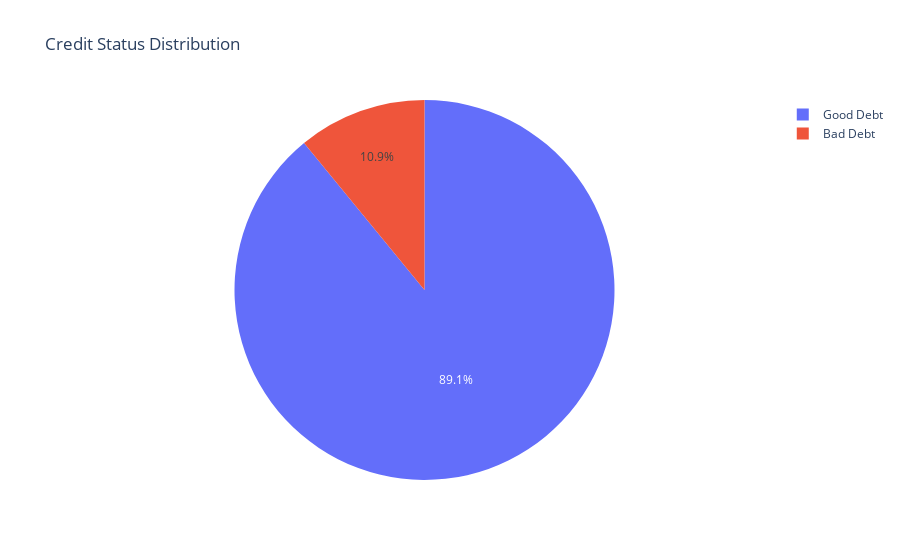

Here is the notebook cell this chart was saved with:
### Code cell
# Menambahkan keterangan pada data
data['credit_status_label'] = data['credit_status'].map({0: 'Good Debt', 1: 'Bad Debt'})

# Menghitung persentase masing-masing status kredit
credit_status_percent = data['credit_status_label'].value_counts(normalize=True) * 100
credit_status_percent = credit_status_percent.reset_index()
credit_status_percent.columns = ['credit_status', 'percentage']

# Membuat visualisasi pie chart menggunakan plotly
fig = px.pie(credit_status_percent, 
             names='credit_status', 
             values='percentage', 
             title='Credit Status Distribution',
             labels={'credit_status': 'Status Kredit', 'percentage': 'Persentase'})

# Menampilkan pie chart
fig.show()

### Figure 1 — Plotly figure (JSON) as saved in the notebook; plotly's stock layout.template omitted (floating-point values rounded to 4 significant figures)
{"data": [{"domain": {"x": [0, 1], "y": [0, 1]}, "hovertemplate": "Status Kredit=%{label}<br>Persentase=%{value}<extra></extra>", "labels": ["Good Debt", "Bad Debt"], "legendgroup": "", "name": "", "showlegend": true, "type": "pie", "values": [89.07, 10.93]}], "layout": {"legend": {"tracegroupgap": 0}, "title": {"text": "Credit Status Distribution"}}}
